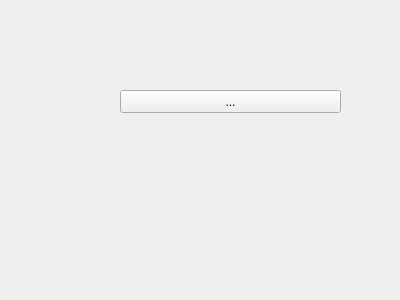
<ui version="4.0" >
 <class>testForm</class>
 <widget class="QWidget" name="testForm" >
  <property name="geometry" >
   <rect>
    <x>0</x>
    <y>0</y>
    <width>400</width>
    <height>300</height>
   </rect>
  </property>
  <property name="windowTitle" >
   <string>Form</string>
  </property>
  <widget class="QToolButton" name="toolButton" >
   <property name="geometry" >
    <rect>
     <x>120</x>
     <y>90</y>
     <width>221</width>
     <height>23</height>
    </rect>
   </property>
   <property name="text" >
    <string>...</string>
   </property>
  </widget>
 </widget>
 <resources/>
 <connections/>
</ui>
